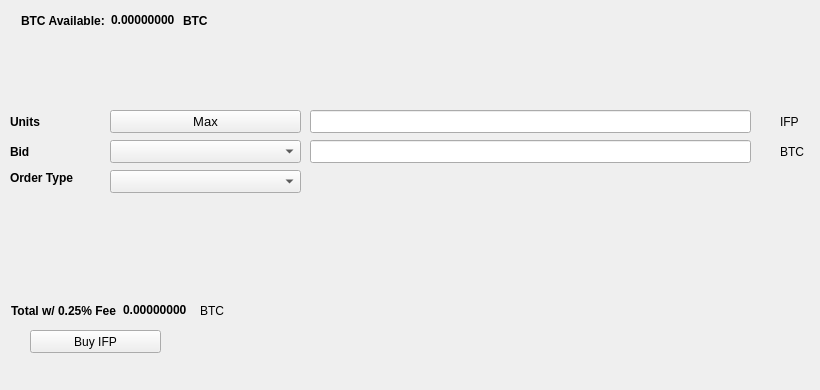
   <widget class="QWidget" name="BuyTab">
    <attribute name="title">
     <string>Buy</string>
    </attribute>
    <widget class="QPushButton" name="BuyIFP">
     <property name="geometry">
      <rect>
       <x>30</x>
       <y>330</y>
       <width>131</width>
       <height>23</height>
      </rect>
     </property>
     <property name="text">
      <string>Buy IFP</string>
     </property>
     <property name="icon">
      <iconset resource="../ifp.qrc">
       <normaloff>:/icons/bitcoin</normaloff>:/icons/bitcoin</iconset>
     </property>
    </widget>
    <widget class="QLabel" name="label_3">
     <property name="geometry">
      <rect>
       <x>10</x>
       <y>110</y>
       <width>46</width>
       <height>23</height>
      </rect>
     </property>
     <property name="font">
      <font>
       <weight>75</weight>
       <bold>true</bold>
      </font>
     </property>
     <property name="text">
      <string>Units</string>
     </property>
    </widget>
    <widget class="QLineEdit" name="UnitsInput">
     <property name="geometry">
      <rect>
       <x>310</x>
       <y>110</y>
       <width>441</width>
       <height>23</height>
      </rect>
     </property>
     <property name="font">
      <font>
       <pointsize>9</pointsize>
       <weight>75</weight>
       <bold>true</bold>
      </font>
     </property>
    </widget>
    <widget class="QLineEdit" name="BuyBidPriceEdit">
     <property name="geometry">
      <rect>
       <x>310</x>
       <y>140</y>
       <width>441</width>
       <height>23</height>
      </rect>
     </property>
     <property name="font">
      <font>
       <pointsize>9</pointsize>
       <weight>75</weight>
       <bold>true</bold>
      </font>
     </property>
    </widget>
    <widget class="QLabel" name="label_4">
     <property name="geometry">
      <rect>
       <x>780</x>
       <y>110</y>
       <width>31</width>
       <height>23</height>
      </rect>
     </property>
     <property name="text">
      <string>IFP</string>
     </property>
    </widget>
    <widget class="QLabel" name="label_5">
     <property name="geometry">
      <rect>
       <x>780</x>
       <y>140</y>
       <width>31</width>
       <height>23</height>
      </rect>
     </property>
     <property name="text">
      <string>BTC</string>
     </property>
    </widget>
    <widget class="QLabel" name="label_6">
     <property name="geometry">
      <rect>
       <x>10</x>
       <y>140</y>
       <width>46</width>
       <height>23</height>
      </rect>
     </property>
     <property name="font">
      <font>
       <weight>75</weight>
       <bold>true</bold>
      </font>
     </property>
     <property name="text">
      <string>Bid</string>
     </property>
    </widget>
    <widget class="QLabel" name="label_7">
     <property name="geometry">
      <rect>
       <x>10</x>
       <y>170</y>
       <width>91</width>
       <height>16</height>
      </rect>
     </property>
     <property name="font">
      <font>
       <weight>75</weight>
       <bold>true</bold>
      </font>
     </property>
     <property name="text">
      <string>Order Type</string>
     </property>
    </widget>
    <widget class="QPushButton" name="Buy_Max_Amount">
     <property name="geometry">
      <rect>
       <x>110</x>
       <y>110</y>
       <width>191</width>
       <height>23</height>
      </rect>
     </property>
     <property name="font">
      <font>
       <pointsize>10</pointsize>
      </font>
     </property>
     <property name="text">
      <string>Max</string>
     </property>
    </widget>
    <widget class="QComboBox" name="BuyBidcomboBox">
     <property name="geometry">
      <rect>
       <x>110</x>
       <y>140</y>
       <width>191</width>
       <height>23</height>
      </rect>
     </property>
     <property name="font">
      <font>
       <pointsize>10</pointsize>
      </font>
     </property>
    </widget>
    <widget class="QComboBox" name="buyOrdertypeCombo">
     <property name="geometry">
      <rect>
       <x>110</x>
       <y>170</y>
       <width>191</width>
       <height>23</height>
      </rect>
     </property>
     <property name="font">
      <font>
       <pointsize>10</pointsize>
      </font>
     </property>
    </widget>
    <widget class="QWidget" name="layoutWidget1">
     <property name="geometry">
      <rect>
       <x>21</x>
       <y>11</y>
       <width>227</width>
       <height>19</height>
      </rect>
     </property>
     <layout class="QHBoxLayout" name="horizontalLayout_3">
      <item>
       <widget class="QLabel" name="label232">
        <property name="font">
         <font>
          <weight>75</weight>
          <bold>true</bold>
         </font>
        </property>
        <property name="text">
         <string>BTC Available:</string>
        </property>
       </widget>
      </item>
      <item>
       <widget class="QLabel" name="BtcAvailableLbl">
        <property name="palette">
         <palette>
          <active>
           <colorrole role="WindowText">
            <brush brushstyle="SolidPattern">
             <color alpha="255">
              <red>0</red>
              <green>0</green>
              <blue>0</blue>
             </color>
            </brush>
           </colorrole>
           <colorrole role="Button">
            <brush brushstyle="SolidPattern">
             <color alpha="255">
              <red>0</red>
              <green>170</green>
              <blue>0</blue>
             </color>
            </brush>
           </colorrole>
           <colorrole role="Light">
            <brush brushstyle="SolidPattern">
             <color alpha="255">
              <red>0</red>
              <green>255</green>
              <blue>0</blue>
             </color>
            </brush>
           </colorrole>
           <colorrole role="Midlight">
            <brush brushstyle="SolidPattern">
             <color alpha="255">
              <red>0</red>
              <green>212</green>
              <blue>0</blue>
             </color>
            </brush>
           </colorrole>
           <colorrole role="Dark">
            <brush brushstyle="SolidPattern">
             <color alpha="255">
              <red>0</red>
              <green>85</green>
              <blue>0</blue>
             </color>
            </brush>
           </colorrole>
           <colorrole role="Mid">
            <brush brushstyle="SolidPattern">
             <color alpha="255">
              <red>0</red>
              <green>113</green>
              <blue>0</blue>
             </color>
            </brush>
           </colorrole>
           <colorrole role="Text">
            <brush brushstyle="SolidPattern">
             <color alpha="255">
              <red>0</red>
              <green>170</green>
              <blue>0</blue>
             </color>
            </brush>
           </colorrole>
           <colorrole role="BrightText">
            <brush brushstyle="SolidPattern">
             <color alpha="255">
              <red>255</red>
              <green>255</green>
              <blue>255</blue>
             </color>
            </brush>
           </colorrole>
           <colorrole role="ButtonText">
            <brush brushstyle="SolidPattern">
             <color alpha="255">
              <red>0</red>
              <green>0</green>
              <blue>0</blue>
             </color>
            </brush>
           </colorrole>
           <colorrole role="Base">
            <brush brushstyle="SolidPattern">
             <color alpha="255">
              <red>255</red>
              <green>255</green>
              <blue>255</blue>
             </color>
            </brush>
           </colorrole>
           <colorrole role="Window">
            <brush brushstyle="SolidPattern">
             <color alpha="255">
              <red>0</red>
              <green>170</green>
              <blue>0</blue>
             </color>
            </brush>
           </colorrole>
           <colorrole role="Shadow">
            <brush brushstyle="SolidPattern">
             <color alpha="255">
              <red>0</red>
              <green>0</green>
              <blue>0</blue>
             </color>
            </brush>
           </colorrole>
           <colorrole role="AlternateBase">
            <brush brushstyle="SolidPattern">
             <color alpha="255">
              <red>127</red>
              <green>212</green>
              <blue>127</blue>
             </color>
            </brush>
           </colorrole>
           <colorrole role="ToolTipBase">
            <brush brushstyle="SolidPattern">
             <color alpha="255">
              <red>255</red>
              <green>255</green>
              <blue>220</blue>
             </color>
            </brush>
           </colorrole>
           <colorrole role="ToolTipText">
            <brush brushstyle="SolidPattern">
             <color alpha="255">
              <red>0</red>
              <green>0</green>
              <blue>0</blue>
             </color>
            </brush>
           </colorrole>
          </active>
          <inactive>
           <colorrole role="WindowText">
            <brush brushstyle="SolidPattern">
             <color alpha="255">
              <red>0</red>
              <green>0</green>
              <blue>0</blue>
             </color>
            </brush>
           </colorrole>
           <colorrole role="Button">
            <brush brushstyle="SolidPattern">
             <color alpha="255">
              <red>0</red>
              <green>170</green>
              <blue>0</blue>
             </color>
            </brush>
           </colorrole>
           <colorrole role="Light">
            <brush brushstyle="SolidPattern">
             <color alpha="255">
              <red>0</red>
              <green>255</green>
              <blue>0</blue>
             </color>
            </brush>
           </colorrole>
           <colorrole role="Midlight">
            <brush brushstyle="SolidPattern">
             <color alpha="255">
              <red>0</red>
              <green>212</green>
              <blue>0</blue>
             </color>
            </brush>
           </colorrole>
           <colorrole role="Dark">
            <brush brushstyle="SolidPattern">
             <color alpha="255">
              <red>0</red>
              <green>85</green>
              <blue>0</blue>
             </color>
            </brush>
           </colorrole>
           <colorrole role="Mid">
            <brush brushstyle="SolidPattern">
             <color alpha="255">
              <red>0</red>
              <green>113</green>
              <blue>0</blue>
             </color>
            </brush>
           </colorrole>
           <colorrole role="Text">
            <brush brushstyle="SolidPattern">
             <color alpha="255">
              <red>0</red>
              <green>170</green>
              <blue>0</blue>
             </color>
            </brush>
           </colorrole>
           <colorrole role="BrightText">
            <brush brushstyle="SolidPattern">
             <color alpha="255">
              <red>255</red>
              <green>255</green>
              <blue>255</blue>
             </color>
            </brush>
           </colorrole>
           <colorrole role="ButtonText">
            <brush brushstyle="SolidPattern">
             <color alpha="255">
              <red>0</red>
              <green>0</green>
              <blue>0</blue>
             </color>
            </brush>
           </colorrole>
           <colorrole role="Base">
            <brush brushstyle="SolidPattern">
             <color alpha="255">
              <red>255</red>
              <green>255</green>
              <blue>255</blue>
             </color>
            </brush>
           </colorrole>
           <colorrole role="Window">
            <brush brushstyle="SolidPattern">
             <color alpha="255">
              <red>0</red>
              <green>170</green>
              <blue>0</blue>
             </color>
            </brush>
           </colorrole>
           <colorrole role="Shadow">
            <brush brushstyle="SolidPattern">
             <color alpha="255">
              <red>0</red>
              <green>0</green>
              <blue>0</blue>
             </color>
            </brush>
           </colorrole>
           <colorrole role="AlternateBase">
            <brush brushstyle="SolidPattern">
             <color alpha="255">
              <red>127</red>
              <green>212</green>
              <blue>127</blue>
             </color>
            </brush>
           </colorrole>
           <colorrole role="ToolTipBase">
            <brush brushstyle="SolidPattern">
             <color alpha="255">
              <red>255</red>
              <green>255</green>
              <blue>220</blue>
             </color>
            </brush>
           </colorrole>
           <colorrole role="ToolTipText">
            <brush brushstyle="SolidPattern">
             <color alpha="255">
              <red>0</red>
              <green>0</green>
              <blue>0</blue>
             </color>
            </brush>
           </colorrole>
          </inactive>
          <disabled>
           <colorrole role="WindowText">
            <brush brushstyle="SolidPattern">
             <color alpha="255">
              <red>0</red>
              <green>85</green>
              <blue>0</blue>
             </color>
            </brush>
           </colorrole>
           <colorrole role="Button">
            <brush brushstyle="SolidPattern">
             <color alpha="255">
              <red>0</red>
              <green>170</green>
              <blue>0</blue>
             </color>
            </brush>
           </colorrole>
           <colorrole role="Light">
            <brush brushstyle="SolidPattern">
             <color alpha="255">
              <red>0</red>
              <green>255</green>
              <blue>0</blue>
             </color>
            </brush>
           </colorrole>
           <colorrole role="Midlight">
            <brush brushstyle="SolidPattern">
             <color alpha="255">
              <red>0</red>
              <green>212</green>
              <blue>0</blue>
             </color>
            </brush>
           </colorrole>
           <colorrole role="Dark">
            <brush brushstyle="SolidPattern">
             <color alpha="255">
              <red>0</red>
              <green>85</green>
              <blue>0</blue>
             </color>
            </brush>
           </colorrole>
           <colorrole role="Mid">
            <brush brushstyle="SolidPattern">
             <color alpha="255">
              <red>0</red>
              <green>113</green>
              <blue>0</blue>
             </color>
            </brush>
           </colorrole>
           <colorrole role="Text">
            <brush brushstyle="SolidPattern">
             <color alpha="255">
              <red>0</red>
              <green>85</green>
              <blue>0</blue>
             </color>
            </brush>
           </colorrole>
           <colorrole role="BrightText">
            <brush brushstyle="SolidPattern">
             <color alpha="255">
              <red>255</red>
              <green>255</green>
              <blue>255</blue>
             </color>
            </brush>
           </colorrole>
           <colorrole role="ButtonText">
            <brush brushstyle="SolidPattern">
             <color alpha="255">
              <red>0</red>
              <green>85</green>
              <blue>0</blue>
             </color>
            </brush>
           </colorrole>
           <colorrole role="Base">
            <brush brushstyle="SolidPattern">
             <color alpha="255">
              <red>0</red>
              <green>170</green>
              <blue>0</blue>
             </color>
            </brush>
           </colorrole>
           <colorrole role="Window">
            <brush brushstyle="SolidPattern">
             <color alpha="255">
              <red>0</red>
              <green>170</green>
              <blue>0</blue>
             </color>
            </brush>
           </colorrole>
           <colorrole role="Shadow">
            <brush brushstyle="SolidPattern">
             <color alpha="255">
              <red>0</red>
              <green>0</green>
              <blue>0</blue>
             </color>
            </brush>
           </colorrole>
           <colorrole role="AlternateBase">
            <brush brushstyle="SolidPattern">
             <color alpha="255">
              <red>0</red>
              <green>170</green>
              <blue>0</blue>
             </color>
            </brush>
           </colorrole>
           <colorrole role="ToolTipBase">
            <brush brushstyle="SolidPattern">
             <color alpha="255">
              <red>255</red>
              <green>255</green>
              <blue>220</blue>
             </color>
            </brush>
           </colorrole>
           <colorrole role="ToolTipText">
            <brush brushstyle="SolidPattern">
             <color alpha="255">
              <red>0</red>
              <green>0</green>
              <blue>0</blue>
             </color>
            </brush>
           </colorrole>
          </disabled>
         </palette>
        </property>
        <property name="font">
         <font>
          <weight>75</weight>
          <bold>true</bold>
         </font>
        </property>
        <property name="text">
         <string>0.00000000</string>
        </property>
        <property name="textInteractionFlags">
         <set>Qt::LinksAccessibleByMouse|Qt::TextSelectableByKeyboard|Qt::TextSelectableByMouse</set>
        </property>
       </widget>
      </item>
      <item>
       <widget class="QLabel" name="BtcAvailableLbl_2">
        <property name="font">
         <font>
          <weight>75</weight>
          <bold>true</bold>
         </font>
        </property>
        <property name="text">
         <string>BTC</string>
        </property>
       </widget>
      </item>
     </layout>
    </widget>
    <widget class="QWidget" name="layoutWidge2">
     <property name="geometry">
      <rect>
       <x>11</x>
       <y>301</y>
       <width>259</width>
       <height>19</height>
      </rect>
     </property>
     <layout class="QHBoxLayout" name="horizontalLayout_4">
      <item>
       <widget class="QLabel" name="label_9">
        <property name="font">
         <font>
          <weight>75</weight>
          <bold>true</bold>
         </font>
        </property>
        <property name="text">
         <string>Total w/ 0.25% Fee</string>
        </property>
       </widget>
      </item>
      <item>
       <widget class="QLabel" name="BuyCostLabel">
        <property name="palette">
         <palette>
          <active>
           <colorrole role="WindowText">
            <brush brushstyle="SolidPattern">
             <color alpha="255">
              <red>0</red>
              <green>0</green>
              <blue>0</blue>
             </color>
            </brush>
           </colorrole>
           <colorrole role="Button">
            <brush brushstyle="SolidPattern">
             <color alpha="255">
              <red>0</red>
              <green>170</green>
              <blue>0</blue>
             </color>
            </brush>
           </colorrole>
           <colorrole role="Light">
            <brush brushstyle="SolidPattern">
             <color alpha="255">
              <red>0</red>
              <green>255</green>
              <blue>0</blue>
             </color>
            </brush>
           </colorrole>
           <colorrole role="Midlight">
            <brush brushstyle="SolidPattern">
             <color alpha="255">
              <red>0</red>
              <green>212</green>
              <blue>0</blue>
             </color>
            </brush>
           </colorrole>
           <colorrole role="Dark">
            <brush brushstyle="SolidPattern">
             <color alpha="255">
              <red>0</red>
              <green>85</green>
              <blue>0</blue>
             </color>
            </brush>
           </colorrole>
           <colorrole role="Mid">
            <brush brushstyle="SolidPattern">
             <color alpha="255">
              <red>0</red>
              <green>113</green>
              <blue>0</blue>
             </color>
            </brush>
           </colorrole>
           <colorrole role="Text">
            <brush brushstyle="SolidPattern">
             <color alpha="255">
              <red>0</red>
              <green>170</green>
              <blue>0</blue>
             </color>
            </brush>
           </colorrole>
           <colorrole role="BrightText">
            <brush brushstyle="SolidPattern">
             <color alpha="255">
              <red>255</red>
              <green>255</green>
              <blue>255</blue>
             </color>
            </brush>
           </colorrole>
           <colorrole role="ButtonText">
            <brush brushstyle="SolidPattern">
             <color alpha="255">
              <red>0</red>
              <green>0</green>
              <blue>0</blue>
             </color>
            </brush>
           </colorrole>
           <colorrole role="Base">
            <brush brushstyle="SolidPattern">
             <color alpha="255">
              <red>255</red>
              <green>255</green>
              <blue>255</blue>
             </color>
            </brush>
           </colorrole>
           <colorrole role="Window">
            <brush brushstyle="SolidPattern">
             <color alpha="255">
              <red>0</red>
              <green>170</green>
              <blue>0</blue>
             </color>
            </brush>
           </colorrole>
           <colorrole role="Shadow">
            <brush brushstyle="SolidPattern">
             <color alpha="255">
              <red>0</red>
              <green>0</green>
              <blue>0</blue>
             </color>
            </brush>
           </colorrole>
           <colorrole role="AlternateBase">
            <brush brushstyle="SolidPattern">
             <color alpha="255">
              <red>127</red>
              <green>212</green>
              <blue>127</blue>
             </color>
            </brush>
           </colorrole>
           <colorrole role="ToolTipBase">
            <brush brushstyle="SolidPattern">
             <color alpha="255">
              <red>255</red>
              <green>255</green>
              <blue>220</blue>
             </color>
            </brush>
           </colorrole>
           <colorrole role="ToolTipText">
            <brush brushstyle="SolidPattern">
             <color alpha="255">
              <red>0</red>
              <green>0</green>
              <blue>0</blue>
             </color>
            </brush>
           </colorrole>
          </active>
          <inactive>
           <colorrole role="WindowText">
            <brush brushstyle="SolidPattern">
             <color alpha="255">
              <red>0</red>
              <green>0</green>
              <blue>0</blue>
             </color>
            </brush>
           </colorrole>
           <colorrole role="Button">
            <brush brushstyle="SolidPattern">
             <color alpha="255">
              <red>0</red>
              <green>170</green>
              <blue>0</blue>
             </color>
            </brush>
           </colorrole>
           <colorrole role="Light">
            <brush brushstyle="SolidPattern">
             <color alpha="255">
              <red>0</red>
              <green>255</green>
              <blue>0</blue>
             </color>
            </brush>
           </colorrole>
           <colorrole role="Midlight">
            <brush brushstyle="SolidPattern">
             <color alpha="255">
              <red>0</red>
              <green>212</green>
              <blue>0</blue>
             </color>
            </brush>
           </colorrole>
           <colorrole role="Dark">
            <brush brushstyle="SolidPattern">
             <color alpha="255">
              <red>0</red>
              <green>85</green>
              <blue>0</blue>
             </color>
            </brush>
           </colorrole>
           <colorrole role="Mid">
            <brush brushstyle="SolidPattern">
             <color alpha="255">
              <red>0</red>
              <green>113</green>
              <blue>0</blue>
             </color>
            </brush>
           </colorrole>
           <colorrole role="Text">
            <brush brushstyle="SolidPattern">
             <color alpha="255">
              <red>0</red>
              <green>170</green>
              <blue>0</blue>
             </color>
            </brush>
           </colorrole>
           <colorrole role="BrightText">
            <brush brushstyle="SolidPattern">
             <color alpha="255">
              <red>255</red>
              <green>255</green>
              <blue>255</blue>
             </color>
            </brush>
           </colorrole>
           <colorrole role="ButtonText">
            <brush brushstyle="SolidPattern">
             <color alpha="255">
              <red>0</red>
              <green>0</green>
              <blue>0</blue>
             </color>
            </brush>
           </colorrole>
           <colorrole role="Base">
            <brush brushstyle="SolidPattern">
             <color alpha="255">
              <red>255</red>
              <green>255</green>
              <blue>255</blue>
             </color>
            </brush>
           </colorrole>
           <colorrole role="Window">
            <brush brushstyle="SolidPattern">
             <color alpha="255">
              <red>0</red>
              <green>170</green>
              <blue>0</blue>
             </color>
            </brush>
           </colorrole>
           <colorrole role="Shadow">
            <brush brushstyle="SolidPattern">
             <color alpha="255">
              <red>0</red>
              <green>0</green>
              <blue>0</blue>
             </color>
            </brush>
           </colorrole>
           <colorrole role="AlternateBase">
            <brush brushstyle="SolidPattern">
             <color alpha="255">
              <red>127</red>
              <green>212</green>
              <blue>127</blue>
             </color>
            </brush>
           </colorrole>
           <colorrole role="ToolTipBase">
            <brush brushstyle="SolidPattern">
             <color alpha="255">
              <red>255</red>
              <green>255</green>
              <blue>220</blue>
             </color>
            </brush>
           </colorrole>
           <colorrole role="ToolTipText">
            <brush brushstyle="SolidPattern">
             <color alpha="255">
              <red>0</red>
              <green>0</green>
              <blue>0</blue>
             </color>
            </brush>
           </colorrole>
          </inactive>
          <disabled>
           <colorrole role="WindowText">
            <brush brushstyle="SolidPattern">
             <color alpha="255">
              <red>0</red>
              <green>85</green>
              <blue>0</blue>
             </color>
            </brush>
           </colorrole>
           <colorrole role="Button">
            <brush brushstyle="SolidPattern">
             <color alpha="255">
              <red>0</red>
              <green>170</green>
              <blue>0</blue>
             </color>
            </brush>
           </colorrole>
           <colorrole role="Light">
            <brush brushstyle="SolidPattern">
             <color alpha="255">
              <red>0</red>
              <green>255</green>
              <blue>0</blue>
             </color>
            </brush>
           </colorrole>
           <colorrole role="Midlight">
            <brush brushstyle="SolidPattern">
             <color alpha="255">
              <red>0</red>
              <green>212</green>
              <blue>0</blue>
             </color>
            </brush>
           </colorrole>
           <colorrole role="Dark">
            <brush brushstyle="SolidPattern">
             <color alpha="255">
              <red>0</red>
              <green>85</green>
              <blue>0</blue>
             </color>
            </brush>
           </colorrole>
           <colorrole role="Mid">
            <brush brushstyle="SolidPattern">
             <color alpha="255">
              <red>0</red>
              <green>113</green>
              <blue>0</blue>
             </color>
            </brush>
           </colorrole>
           <colorrole role="Text">
            <brush brushstyle="SolidPattern">
             <color alpha="255">
              <red>0</red>
              <green>85</green>
              <blue>0</blue>
             </color>
            </brush>
           </colorrole>
           <colorrole role="BrightText">
            <brush brushstyle="SolidPattern">
             <color alpha="255">
              <red>255</red>
              <green>255</green>
              <blue>255</blue>
             </color>
            </brush>
           </colorrole>
           <colorrole role="ButtonText">
            <brush brushstyle="SolidPattern">
             <color alpha="255">
              <red>0</red>
              <green>85</green>
              <blue>0</blue>
             </color>
            </brush>
           </colorrole>
           <colorrole role="Base">
            <brush brushstyle="SolidPattern">
             <color alpha="255">
              <red>0</red>
              <green>170</green>
              <blue>0</blue>
             </color>
            </brush>
           </colorrole>
           <colorrole role="Window">
            <brush brushstyle="SolidPattern">
             <color alpha="255">
              <red>0</red>
              <green>170</green>
              <blue>0</blue>
             </color>
            </brush>
           </colorrole>
           <colorrole role="Shadow">
            <brush brushstyle="SolidPattern">
             <color alpha="255">
              <red>0</red>
              <green>0</green>
              <blue>0</blue>
             </color>
            </brush>
           </colorrole>
           <colorrole role="AlternateBase">
            <brush brushstyle="SolidPattern">
             <color alpha="255">
              <red>0</red>
              <green>170</green>
              <blue>0</blue>
             </color>
            </brush>
           </colorrole>
           <colorrole role="ToolTipBase">
            <brush brushstyle="SolidPattern">
             <color alpha="255">
              <red>255</red>
              <green>255</green>
              <blue>220</blue>
             </color>
            </brush>
           </colorrole>
           <colorrole role="ToolTipText">
            <brush brushstyle="SolidPattern">
             <color alpha="255">
              <red>0</red>
              <green>0</green>
              <blue>0</blue>
             </color>
            </brush>
           </colorrole>
          </disabled>
         </palette>
        </property>
        <property name="font">
         <font>
          <weight>75</weight>
          <bold>true</bold>
         </font>
        </property>
        <property name="autoFillBackground">
         <bool>false</bool>
        </property>
        <property name="text">
         <string>0.00000000</string>
        </property>
        <property name="textInteractionFlags">
         <set>Qt::LinksAccessibleByMouse|Qt::TextSelectableByMouse</set>
        </property>
       </widget>
      </item>
      <item>
       <widget class="QLabel" name="label_10">
        <property name="font">
         <font>
          <weight>50</weight>
          <bold>false</bold>
         </font>
        </property>
        <property name="text">
         <string>BTC</string>
        </property>
       </widget>
      </item>
     </layout>
    </widget>
    <widget class="QLabel" name="label_24">
     <property name="geometry">
      <rect>
       <x>460</x>
       <y>300</y>
       <width>281</width>
       <height>81</height>
      </rect>
     </property>
     <property name="text">
      <string/>
     </property>
     <property name="pixmap">
      <pixmap>:/images/bittrex</pixmap>
     </property>
    </widget>
   </widget>
